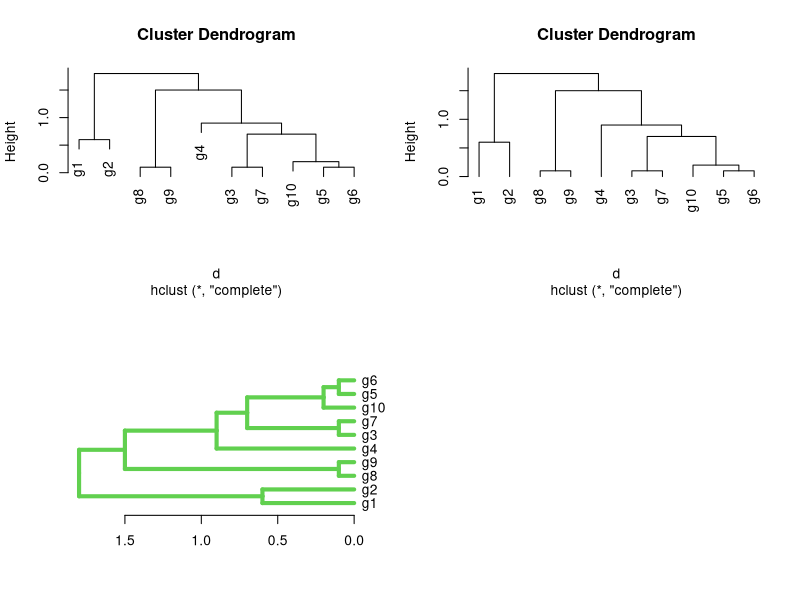

Here is the R script that generated this plot:
# Creates a sample dataset
y <- matrix(rnorm(50), 10, 5, dimnames=list(paste("g", 1:10, sep = ""), paste("t", 1:5, sep = "")))

# Compute the similarity using the spearman coefficient
c <- cor(t(y), method="spearman")
d <- as.dist(1-c)

# Perform hierarchical clustering
hr <- hclust(d, method = "complete", members = NULL)

# plot the results
par(mfrow = c(2,2))
plot(hr, hang = 0.1)
plot(hr, hang = -1)
plot(as.dendrogram(hr), edgePar = list(col = 3, lwd = 4), horiz = T)

# Prints dendrogram structure as text
str(as.dendrogram(hr))

# Prints the row labels in the order they appear in the tree
hr$labels[hr$order]